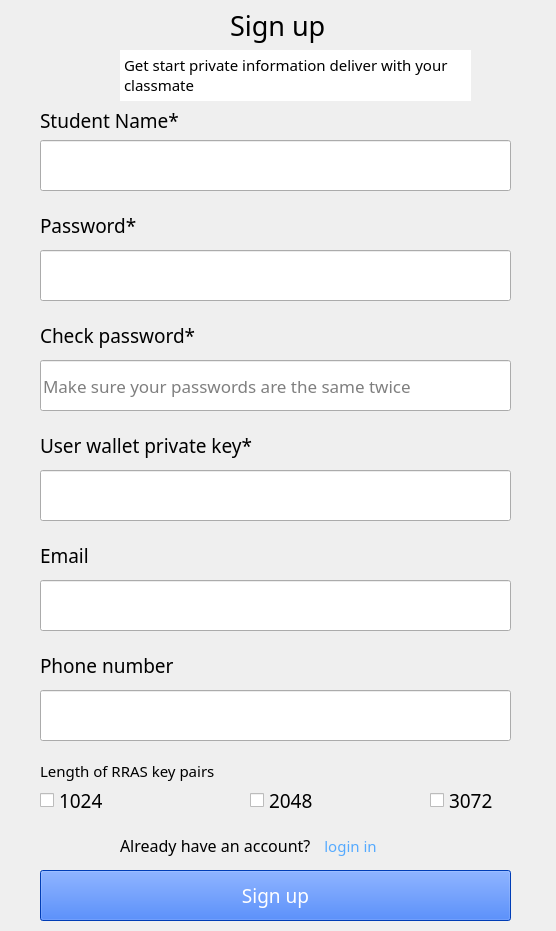
<?xml version="1.0" encoding="UTF-8"?>
<ui version="4.0">
 <class>Sign_Up</class>
 <widget class="QWidget" name="Sign_Up">
  <property name="geometry">
   <rect>
    <x>0</x>
    <y>0</y>
    <width>556</width>
    <height>931</height>
   </rect>
  </property>
  <property name="font">
   <font>
    <family>微软雅黑</family>
    <pointsize>14</pointsize>
   </font>
  </property>
  <property name="windowTitle">
   <string>Form</string>
  </property>
  <widget class="QLabel" name="label">
   <property name="geometry">
    <rect>
     <x>230</x>
     <y>0</y>
     <width>111</width>
     <height>51</height>
    </rect>
   </property>
   <property name="font">
    <font>
     <family>微软雅黑</family>
     <pointsize>20</pointsize>
    </font>
   </property>
   <property name="text">
    <string>Sign up</string>
   </property>
  </widget>
  <widget class="QLabel" name="label_2">
   <property name="geometry">
    <rect>
     <x>40</x>
     <y>100</y>
     <width>141</width>
     <height>41</height>
    </rect>
   </property>
   <property name="text">
    <string>Student Name*</string>
   </property>
  </widget>
  <widget class="QLabel" name="label_3">
   <property name="geometry">
    <rect>
     <x>40</x>
     <y>210</y>
     <width>111</width>
     <height>31</height>
    </rect>
   </property>
   <property name="font">
    <font>
     <family>微软雅黑</family>
     <pointsize>14</pointsize>
    </font>
   </property>
   <property name="text">
    <string>Password*</string>
   </property>
  </widget>
  <widget class="QPushButton" name="btnSignUp">
   <property name="geometry">
    <rect>
     <x>40</x>
     <y>870</y>
     <width>471</width>
     <height>51</height>
    </rect>
   </property>
   <property name="font">
    <font>
     <family>微软雅黑</family>
     <pointsize>14</pointsize>
    </font>
   </property>
   <property name="styleSheet">
    <string notr="true">color: rgb(255, 255, 255);
background-color: rgb(0, 85, 255);</string>
   </property>
   <property name="text">
    <string>Sign up</string>
   </property>
  </widget>
  <widget class="QLabel" name="label_4">
   <property name="geometry">
    <rect>
     <x>40</x>
     <y>320</y>
     <width>161</width>
     <height>31</height>
    </rect>
   </property>
   <property name="font">
    <font>
     <family>微软雅黑</family>
     <pointsize>14</pointsize>
    </font>
   </property>
   <property name="text">
    <string>Check password*</string>
   </property>
  </widget>
  <widget class="QLabel" name="privateKey">
   <property name="geometry">
    <rect>
     <x>40</x>
     <y>430</y>
     <width>231</width>
     <height>31</height>
    </rect>
   </property>
   <property name="font">
    <font>
     <family>微软雅黑</family>
     <pointsize>14</pointsize>
    </font>
   </property>
   <property name="text">
    <string>User wallet private key*</string>
   </property>
  </widget>
  <widget class="QCheckBox" name="checkBox">
   <property name="geometry">
    <rect>
     <x>40</x>
     <y>790</y>
     <width>80</width>
     <height>20</height>
    </rect>
   </property>
   <property name="text">
    <string>1024</string>
   </property>
  </widget>
  <widget class="QCheckBox" name="checkBox_2">
   <property name="geometry">
    <rect>
     <x>250</x>
     <y>790</y>
     <width>80</width>
     <height>20</height>
    </rect>
   </property>
   <property name="text">
    <string>2048</string>
   </property>
  </widget>
  <widget class="QCheckBox" name="checkBox_3">
   <property name="geometry">
    <rect>
     <x>430</x>
     <y>790</y>
     <width>80</width>
     <height>20</height>
    </rect>
   </property>
   <property name="text">
    <string>3072</string>
   </property>
  </widget>
  <widget class="QLabel" name="label_6">
   <property name="geometry">
    <rect>
     <x>40</x>
     <y>540</y>
     <width>231</width>
     <height>31</height>
    </rect>
   </property>
   <property name="font">
    <font>
     <family>微软雅黑</family>
     <pointsize>14</pointsize>
    </font>
   </property>
   <property name="text">
    <string>Email</string>
   </property>
  </widget>
  <widget class="QLabel" name="label_7">
   <property name="geometry">
    <rect>
     <x>40</x>
     <y>650</y>
     <width>231</width>
     <height>31</height>
    </rect>
   </property>
   <property name="font">
    <font>
     <family>微软雅黑</family>
     <pointsize>14</pointsize>
    </font>
   </property>
   <property name="text">
    <string>Phone number</string>
   </property>
  </widget>
  <widget class="QLineEdit" name="checkPasswordValue">
   <property name="geometry">
    <rect>
     <x>40</x>
     <y>360</y>
     <width>471</width>
     <height>51</height>
    </rect>
   </property>
   <property name="font">
    <font>
     <family>微软雅黑</family>
     <pointsize>13</pointsize>
    </font>
   </property>
   <property name="placeholderText">
    <string>Make sure your passwords are the same twice</string>
   </property>
  </widget>
  <widget class="QLineEdit" name="nameValue">
   <property name="geometry">
    <rect>
     <x>40</x>
     <y>140</y>
     <width>471</width>
     <height>51</height>
    </rect>
   </property>
   <property name="font">
    <font>
     <family>微软雅黑</family>
     <pointsize>13</pointsize>
    </font>
   </property>
   <property name="placeholderText">
    <string/>
   </property>
  </widget>
  <widget class="QLineEdit" name="passwordValue">
   <property name="geometry">
    <rect>
     <x>40</x>
     <y>250</y>
     <width>471</width>
     <height>51</height>
    </rect>
   </property>
   <property name="font">
    <font>
     <family>微软雅黑</family>
     <pointsize>13</pointsize>
    </font>
   </property>
   <property name="placeholderText">
    <string/>
   </property>
  </widget>
  <widget class="QLineEdit" name="privateKeyValue">
   <property name="geometry">
    <rect>
     <x>40</x>
     <y>470</y>
     <width>471</width>
     <height>51</height>
    </rect>
   </property>
   <property name="font">
    <font>
     <family>微软雅黑</family>
     <pointsize>13</pointsize>
    </font>
   </property>
   <property name="placeholderText">
    <string/>
   </property>
  </widget>
  <widget class="QLineEdit" name="emailValue">
   <property name="geometry">
    <rect>
     <x>40</x>
     <y>580</y>
     <width>471</width>
     <height>51</height>
    </rect>
   </property>
   <property name="font">
    <font>
     <family>微软雅黑</family>
     <pointsize>13</pointsize>
    </font>
   </property>
   <property name="placeholderText">
    <string/>
   </property>
  </widget>
  <widget class="QLineEdit" name="phonenumberValue">
   <property name="geometry">
    <rect>
     <x>40</x>
     <y>690</y>
     <width>471</width>
     <height>51</height>
    </rect>
   </property>
   <property name="font">
    <font>
     <family>微软雅黑</family>
     <pointsize>13</pointsize>
    </font>
   </property>
   <property name="placeholderText">
    <string/>
   </property>
  </widget>
  <widget class="QLabel" name="label_5">
   <property name="geometry">
    <rect>
     <x>40</x>
     <y>760</y>
     <width>411</width>
     <height>21</height>
    </rect>
   </property>
   <property name="font">
    <font>
     <family>微软雅黑</family>
     <pointsize>11</pointsize>
    </font>
   </property>
   <property name="text">
    <string>Length of RRAS key pairs</string>
   </property>
  </widget>
  <widget class="QLabel" name="label_8">
   <property name="geometry">
    <rect>
     <x>120</x>
     <y>830</y>
     <width>201</width>
     <height>31</height>
    </rect>
   </property>
   <property name="font">
    <font>
     <family>微软雅黑</family>
     <pointsize>12</pointsize>
    </font>
   </property>
   <property name="text">
    <string>Already have an account?</string>
   </property>
  </widget>
  <widget class="QPushButton" name="loginButton">
   <property name="geometry">
    <rect>
     <x>320</x>
     <y>830</y>
     <width>61</width>
     <height>31</height>
    </rect>
   </property>
   <property name="font">
    <font>
     <family>微软雅黑</family>
     <pointsize>11</pointsize>
    </font>
   </property>
   <property name="styleSheet">
    <string notr="true">color: rgb(85, 170, 255);</string>
   </property>
   <property name="text">
    <string>login in</string>
   </property>
   <property name="flat">
    <bool>true</bool>
   </property>
  </widget>
  <widget class="QTextEdit" name="textEdit">
   <property name="geometry">
    <rect>
     <x>120</x>
     <y>50</y>
     <width>351</width>
     <height>51</height>
    </rect>
   </property>
   <property name="font">
    <font>
     <family>微软雅黑</family>
     <pointsize>12</pointsize>
    </font>
   </property>
   <property name="frameShape">
    <enum>QFrame::NoFrame</enum>
   </property>
   <property name="verticalScrollBarPolicy">
    <enum>Qt::ScrollBarAlwaysOff</enum>
   </property>
   <property name="horizontalScrollBarPolicy">
    <enum>Qt::ScrollBarAlwaysOff</enum>
   </property>
   <property name="html">
    <string>&lt;!DOCTYPE HTML PUBLIC &quot;-//W3C//DTD HTML 4.0//EN&quot; &quot;http://www.w3.org/TR/REC-html40/strict.dtd&quot;&gt;
&lt;html&gt;&lt;head&gt;&lt;meta name=&quot;qrichtext&quot; content=&quot;1&quot; /&gt;&lt;meta charset=&quot;utf-8&quot; /&gt;&lt;style type=&quot;text/css&quot;&gt;
p, li { white-space: pre-wrap; }
hr { height: 1px; border-width: 0; }
&lt;/style&gt;&lt;/head&gt;&lt;body style=&quot; font-family:'微软雅黑'; font-size:12pt; font-weight:400; font-style:normal;&quot;&gt;
&lt;p style=&quot; margin-top:0px; margin-bottom:0px; margin-left:0px; margin-right:0px; -qt-block-indent:0; text-indent:0px;&quot;&gt;&lt;span style=&quot; font-size:11pt;&quot;&gt;Get start private information deliver with your classmate&lt;/span&gt;&lt;/p&gt;&lt;/body&gt;&lt;/html&gt;</string>
   </property>
  </widget>
 </widget>
 <resources/>
 <connections/>
</ui>
